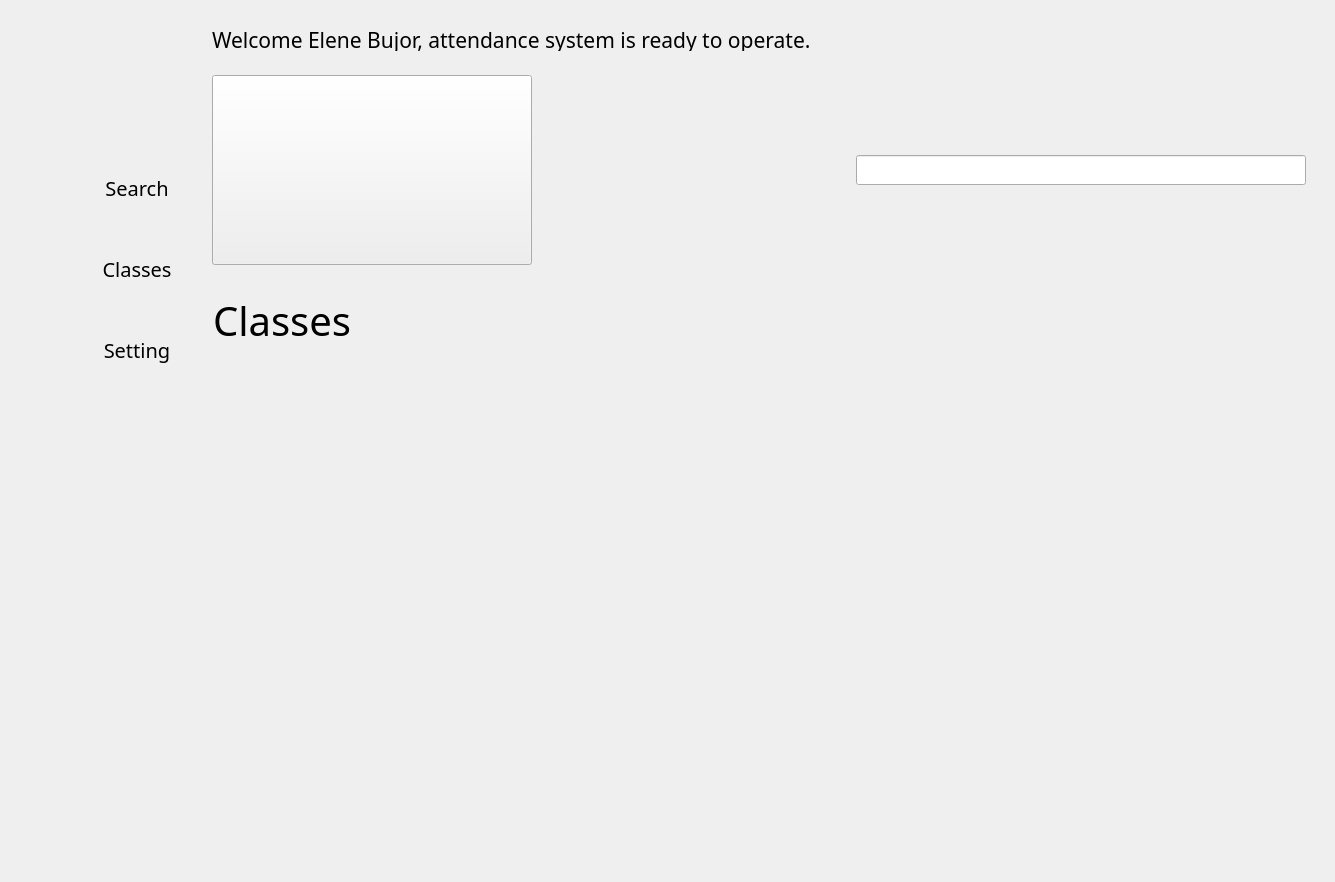
<?xml version="1.0" encoding="UTF-8"?>
<ui version="4.0">
 <class>Dialog</class>
 <widget class="QDialog" name="Dialog">
  <property name="geometry">
   <rect>
    <x>0</x>
    <y>0</y>
    <width>1136</width>
    <height>882</height>
   </rect>
  </property>
  <property name="font">
   <font>
    <family>Myanmar Khyay</family>
    <pointsize>100</pointsize>
   </font>
  </property>
  <property name="windowTitle">
   <string>Face Recognition</string>
  </property>
  <property name="styleSheet">
   <string notr="true">background-color:&quot;#D9D9D9&quot;;
font-family: Myanmar Khyay;</string>
  </property>
  <layout class="QGridLayout" name="gridLayout">
   <item row="0" column="0">
    <widget class="QWidget" name="widget" native="true">
     <property name="enabled">
      <bool>true</bool>
     </property>
     <property name="maximumSize">
      <size>
       <width>50</width>
       <height>820</height>
      </size>
     </property>
     <property name="styleSheet">
      <string notr="true">QWidget {
    background-color: &quot;#FFFFFF&quot;;
}

QPushButton {
    color: white;
    height: 35px;
    border: none;
    
}


QPushButton:checked{
background-color:&quot;#F5FAFE&quot;;
color:&quot;#1F95EF&quot;;
font-weight:bold;

}</string>
     </property>
     <layout class="QVBoxLayout" name="verticalLayout_3">
      <item>
       <layout class="QHBoxLayout" name="horizontalLayout">
        <item>
         <spacer name="horizontalSpacer_2">
          <property name="orientation">
           <enum>Qt::Orientation::Horizontal</enum>
          </property>
          <property name="sizeHint" stdset="0">
           <size>
            <width>28</width>
            <height>20</height>
           </size>
          </property>
         </spacer>
        </item>
        <item>
         <widget class="QPushButton" name="pushButton_8">
          <property name="enabled">
           <bool>true</bool>
          </property>
          <property name="minimumSize">
           <size>
            <width>25</width>
            <height>25</height>
           </size>
          </property>
          <property name="maximumSize">
           <size>
            <width>30</width>
            <height>28</height>
           </size>
          </property>
          <property name="text">
           <string/>
          </property>
          <property name="icon">
           <iconset>
            <normaloff>../../../../Users/foral/Desktop/QTUI/back 1.png</normaloff>../../../../Users/foral/Desktop/QTUI/back 1.png</iconset>
          </property>
          <property name="iconSize">
           <size>
            <width>20</width>
            <height>20</height>
           </size>
          </property>
          <property name="checkable">
           <bool>true</bool>
          </property>
         </widget>
        </item>
        <item>
         <spacer name="horizontalSpacer">
          <property name="orientation">
           <enum>Qt::Orientation::Horizontal</enum>
          </property>
          <property name="sizeHint" stdset="0">
           <size>
            <width>28</width>
            <height>20</height>
           </size>
          </property>
         </spacer>
        </item>
       </layout>
      </item>
      <item>
       <widget class="QPushButton" name="pushButton_2">
        <property name="minimumSize">
         <size>
          <width>40</width>
          <height>30</height>
         </size>
        </property>
        <property name="maximumSize">
         <size>
          <width>50</width>
          <height>50</height>
         </size>
        </property>
        <property name="sizeIncrement">
         <size>
          <width>100</width>
          <height>100</height>
         </size>
        </property>
        <property name="text">
         <string/>
        </property>
        <property name="icon">
         <iconset>
          <normaloff>Images/Logo.png</normaloff>Images/Logo.png</iconset>
        </property>
        <property name="iconSize">
         <size>
          <width>45</width>
          <height>45</height>
         </size>
        </property>
       </widget>
      </item>
      <item>
       <layout class="QVBoxLayout" name="verticalLayout">
        <item>
         <spacer name="verticalSpacer_3">
          <property name="orientation">
           <enum>Qt::Orientation::Vertical</enum>
          </property>
          <property name="sizeHint" stdset="0">
           <size>
            <width>20</width>
            <height>40</height>
           </size>
          </property>
         </spacer>
        </item>
        <item>
         <widget class="QPushButton" name="search_1">
          <property name="font">
           <font>
            <family>Myanmar Khyay</family>
            <pointsize>15</pointsize>
           </font>
          </property>
          <property name="text">
           <string/>
          </property>
          <property name="icon">
           <iconset>
            <normaloff>Images/search-interface-symbol.png</normaloff>Images/search-interface-symbol.png</iconset>
          </property>
          <property name="iconSize">
           <size>
            <width>30</width>
            <height>30</height>
           </size>
          </property>
          <property name="checkable">
           <bool>true</bool>
          </property>
          <property name="autoExclusive">
           <bool>true</bool>
          </property>
         </widget>
        </item>
        <item>
         <spacer name="verticalSpacer_4">
          <property name="orientation">
           <enum>Qt::Orientation::Vertical</enum>
          </property>
          <property name="sizeHint" stdset="0">
           <size>
            <width>20</width>
            <height>40</height>
           </size>
          </property>
         </spacer>
        </item>
        <item>
         <widget class="QPushButton" name="classes_1">
          <property name="text">
           <string/>
          </property>
          <property name="icon">
           <iconset>
            <normaloff>Images/student_17584468.png</normaloff>Images/student_17584468.png</iconset>
          </property>
          <property name="iconSize">
           <size>
            <width>30</width>
            <height>30</height>
           </size>
          </property>
          <property name="checkable">
           <bool>true</bool>
          </property>
          <property name="autoExclusive">
           <bool>true</bool>
          </property>
         </widget>
        </item>
        <item>
         <spacer name="verticalSpacer_5">
          <property name="orientation">
           <enum>Qt::Orientation::Vertical</enum>
          </property>
          <property name="sizeHint" stdset="0">
           <size>
            <width>20</width>
            <height>40</height>
           </size>
          </property>
         </spacer>
        </item>
        <item>
         <widget class="QPushButton" name="setting_1">
          <property name="text">
           <string/>
          </property>
          <property name="icon">
           <iconset>
            <normaloff>Images/settings.png</normaloff>Images/settings.png</iconset>
          </property>
          <property name="iconSize">
           <size>
            <width>25</width>
            <height>25</height>
           </size>
          </property>
          <property name="checkable">
           <bool>true</bool>
          </property>
          <property name="autoExclusive">
           <bool>true</bool>
          </property>
         </widget>
        </item>
       </layout>
      </item>
      <item>
       <spacer name="verticalSpacer">
        <property name="orientation">
         <enum>Qt::Orientation::Vertical</enum>
        </property>
        <property name="sizeHint" stdset="0">
         <size>
          <width>28</width>
          <height>400</height>
         </size>
        </property>
       </spacer>
      </item>
      <item>
       <layout class="QHBoxLayout" name="horizontalLayout_2">
        <item>
         <spacer name="horizontalSpacer_3">
          <property name="orientation">
           <enum>Qt::Orientation::Horizontal</enum>
          </property>
          <property name="sizeHint" stdset="0">
           <size>
            <width>10</width>
            <height>10</height>
           </size>
          </property>
         </spacer>
        </item>
        <item>
         <widget class="QLabel" name="label_3">
          <property name="minimumSize">
           <size>
            <width>20</width>
            <height>20</height>
           </size>
          </property>
          <property name="maximumSize">
           <size>
            <width>20</width>
            <height>20</height>
           </size>
          </property>
          <property name="text">
           <string/>
          </property>
          <property name="pixmap">
           <pixmap>../../../../Users/foral/Desktop/QTUI/Images/Group 91.png</pixmap>
          </property>
          <property name="scaledContents">
           <bool>true</bool>
          </property>
         </widget>
        </item>
        <item>
         <spacer name="horizontalSpacer_4">
          <property name="orientation">
           <enum>Qt::Orientation::Horizontal</enum>
          </property>
          <property name="sizeHint" stdset="0">
           <size>
            <width>10</width>
            <height>10</height>
           </size>
          </property>
         </spacer>
        </item>
       </layout>
      </item>
      <item>
       <spacer name="verticalSpacer_9">
        <property name="orientation">
         <enum>Qt::Orientation::Vertical</enum>
        </property>
        <property name="sizeHint" stdset="0">
         <size>
          <width>15</width>
          <height>10</height>
         </size>
        </property>
       </spacer>
      </item>
     </layout>
    </widget>
   </item>
   <item row="0" column="1">
    <widget class="QWidget" name="widget_3" native="true">
     <property name="enabled">
      <bool>true</bool>
     </property>
     <property name="maximumSize">
      <size>
       <width>130</width>
       <height>820</height>
      </size>
     </property>
     <property name="styleSheet">
      <string notr="true">QWidget {
    background-color: &quot;#FFFFFF&quot;;
}

QPushButton {
    color: black;
    height: 35px;
    border: none;
    padding-left:10px;
	border-top-left-radius:10px;
	border-bottom-left-radius:10px;
}


QPushButton:checked{
background-color:&quot;#F5FAFE&quot;;
color:&quot;#1F95EF&quot;;
font-weight:bold;

}

</string>
     </property>
     <layout class="QVBoxLayout" name="verticalLayout_4">
      <item>
       <layout class="QHBoxLayout" name="horizontalLayout_3">
        <item>
         <spacer name="horizontalSpacer_5">
          <property name="orientation">
           <enum>Qt::Orientation::Horizontal</enum>
          </property>
          <property name="sizeHint" stdset="0">
           <size>
            <width>28</width>
            <height>20</height>
           </size>
          </property>
         </spacer>
        </item>
        <item>
         <widget class="QPushButton" name="pushButton_9">
          <property name="enabled">
           <bool>true</bool>
          </property>
          <property name="minimumSize">
           <size>
            <width>25</width>
            <height>25</height>
           </size>
          </property>
          <property name="maximumSize">
           <size>
            <width>30</width>
            <height>28</height>
           </size>
          </property>
          <property name="text">
           <string/>
          </property>
          <property name="icon">
           <iconset>
            <normaloff>../../../../Users/foral/Desktop/QTUI/back.png</normaloff>../../../../Users/foral/Desktop/QTUI/back.png</iconset>
          </property>
          <property name="iconSize">
           <size>
            <width>20</width>
            <height>20</height>
           </size>
          </property>
          <property name="checkable">
           <bool>true</bool>
          </property>
         </widget>
        </item>
        <item>
         <spacer name="horizontalSpacer_6">
          <property name="orientation">
           <enum>Qt::Orientation::Horizontal</enum>
          </property>
          <property name="sizeHint" stdset="0">
           <size>
            <width>28</width>
            <height>20</height>
           </size>
          </property>
         </spacer>
        </item>
       </layout>
      </item>
      <item>
       <layout class="QVBoxLayout" name="verticalLayout_2">
        <item>
         <widget class="QPushButton" name="pushButton">
          <property name="minimumSize">
           <size>
            <width>0</width>
            <height>70</height>
           </size>
          </property>
          <property name="maximumSize">
           <size>
            <width>120</width>
            <height>70</height>
           </size>
          </property>
          <property name="text">
           <string/>
          </property>
          <property name="icon">
           <iconset>
            <normaloff>Images/Logo.png</normaloff>Images/Logo.png</iconset>
          </property>
          <property name="iconSize">
           <size>
            <width>80</width>
            <height>70</height>
           </size>
          </property>
         </widget>
        </item>
        <item>
         <spacer name="verticalSpacer_6">
          <property name="orientation">
           <enum>Qt::Orientation::Vertical</enum>
          </property>
          <property name="sizeHint" stdset="0">
           <size>
            <width>20</width>
            <height>20</height>
           </size>
          </property>
         </spacer>
        </item>
        <item>
         <widget class="QPushButton" name="search_2">
          <property name="font">
           <font>
            <family>Myanmar Khyay</family>
            <pointsize>15</pointsize>
           </font>
          </property>
          <property name="text">
           <string>Search</string>
          </property>
          <property name="icon">
           <iconset>
            <normaloff>Images/search-interface-symbol.png</normaloff>Images/search-interface-symbol.png</iconset>
          </property>
          <property name="iconSize">
           <size>
            <width>25</width>
            <height>25</height>
           </size>
          </property>
          <property name="checkable">
           <bool>true</bool>
          </property>
          <property name="autoExclusive">
           <bool>true</bool>
          </property>
         </widget>
        </item>
        <item>
         <spacer name="verticalSpacer_7">
          <property name="orientation">
           <enum>Qt::Orientation::Vertical</enum>
          </property>
          <property name="sizeHint" stdset="0">
           <size>
            <width>20</width>
            <height>40</height>
           </size>
          </property>
         </spacer>
        </item>
        <item>
         <widget class="QPushButton" name="classes_2">
          <property name="font">
           <font>
            <family>Myanmar Khyay</family>
            <pointsize>15</pointsize>
           </font>
          </property>
          <property name="text">
           <string>Classes</string>
          </property>
          <property name="icon">
           <iconset>
            <normaloff>Images/student_17584468.png</normaloff>Images/student_17584468.png</iconset>
          </property>
          <property name="iconSize">
           <size>
            <width>25</width>
            <height>25</height>
           </size>
          </property>
          <property name="checkable">
           <bool>true</bool>
          </property>
          <property name="autoExclusive">
           <bool>true</bool>
          </property>
         </widget>
        </item>
        <item>
         <spacer name="verticalSpacer_8">
          <property name="orientation">
           <enum>Qt::Orientation::Vertical</enum>
          </property>
          <property name="sizeHint" stdset="0">
           <size>
            <width>20</width>
            <height>40</height>
           </size>
          </property>
         </spacer>
        </item>
        <item>
         <widget class="QPushButton" name="setting_2">
          <property name="font">
           <font>
            <family>Myanmar Khyay</family>
            <pointsize>15</pointsize>
           </font>
          </property>
          <property name="text">
           <string>Setting</string>
          </property>
          <property name="icon">
           <iconset>
            <normaloff>Images/settings.png</normaloff>Images/settings.png</iconset>
          </property>
          <property name="iconSize">
           <size>
            <width>25</width>
            <height>25</height>
           </size>
          </property>
          <property name="checkable">
           <bool>true</bool>
          </property>
          <property name="autoExclusive">
           <bool>true</bool>
          </property>
         </widget>
        </item>
       </layout>
      </item>
      <item>
       <spacer name="verticalSpacer_2">
        <property name="orientation">
         <enum>Qt::Orientation::Vertical</enum>
        </property>
        <property name="sizeHint" stdset="0">
         <size>
          <width>28</width>
          <height>425</height>
         </size>
        </property>
       </spacer>
      </item>
      <item>
       <layout class="QHBoxLayout" name="horizontalLayout_4">
        <item>
         <spacer name="horizontalSpacer_7">
          <property name="orientation">
           <enum>Qt::Orientation::Horizontal</enum>
          </property>
          <property name="sizeHint" stdset="0">
           <size>
            <width>18</width>
            <height>20</height>
           </size>
          </property>
         </spacer>
        </item>
        <item>
         <widget class="QLabel" name="label_5">
          <property name="minimumSize">
           <size>
            <width>20</width>
            <height>20</height>
           </size>
          </property>
          <property name="maximumSize">
           <size>
            <width>20</width>
            <height>20</height>
           </size>
          </property>
          <property name="text">
           <string/>
          </property>
          <property name="pixmap">
           <pixmap>../../../../Users/foral/Desktop/QTUI/Images/Group 91.png</pixmap>
          </property>
          <property name="scaledContents">
           <bool>true</bool>
          </property>
         </widget>
        </item>
        <item>
         <spacer name="horizontalSpacer_8">
          <property name="orientation">
           <enum>Qt::Orientation::Horizontal</enum>
          </property>
          <property name="sizeHint" stdset="0">
           <size>
            <width>18</width>
            <height>20</height>
           </size>
          </property>
         </spacer>
        </item>
       </layout>
      </item>
      <item>
       <spacer name="verticalSpacer_10">
        <property name="orientation">
         <enum>Qt::Orientation::Vertical</enum>
        </property>
        <property name="sizeHint" stdset="0">
         <size>
          <width>15</width>
          <height>10</height>
         </size>
        </property>
       </spacer>
      </item>
     </layout>
    </widget>
   </item>
   <item row="0" column="2">
    <widget class="QWidget" name="main_menu" native="true">
     <layout class="QVBoxLayout" name="verticalLayout_6">
      <property name="leftMargin">
       <number>0</number>
      </property>
      <item>
       <widget class="QWidget" name="widget_2" native="true">
        <property name="maximumSize">
         <size>
          <width>700</width>
          <height>40</height>
         </size>
        </property>
        <property name="styleSheet">
         <string notr="true">background-color:&quot;#ffffff&quot;;</string>
        </property>
        <layout class="QVBoxLayout" name="verticalLayout_5">
         <item>
          <widget class="QLabel" name="label">
           <property name="maximumSize">
            <size>
             <width>900</width>
             <height>40</height>
            </size>
           </property>
           <property name="font">
            <font>
             <family>Myanmar Khyay</family>
             <pointsize>16</pointsize>
            </font>
           </property>
           <property name="styleSheet">
            <string notr="true">textSize:&quot;150dp&quot;;</string>
           </property>
           <property name="text">
            <string>Welcome Elene Bujor, attendance system is ready to operate.</string>
           </property>
          </widget>
         </item>
        </layout>
       </widget>
      </item>
      <item>
       <widget class="QWidget" name="widget_4" native="true">
        <property name="styleSheet">
         <string notr="true">background-color:&quot;#FFFFFF&quot;;

QPushButton {
    color: black;
    height: 35px;
    border: none;
 
}


</string>
        </property>
        <layout class="QHBoxLayout" name="horizontalLayout_6">
         <item>
          <widget class="QPushButton" name="pushButton_10">
           <property name="text">
            <string/>
           </property>
           <property name="icon">
            <iconset>
             <normaloff>Images/menu.png</normaloff>Images/menu.png</iconset>
           </property>
           <property name="checkable">
            <bool>true</bool>
           </property>
          </widget>
         </item>
         <item>
          <spacer name="horizontalSpacer_9">
           <property name="orientation">
            <enum>Qt::Orientation::Horizontal</enum>
           </property>
           <property name="sizeHint" stdset="0">
            <size>
             <width>20</width>
             <height>20</height>
            </size>
           </property>
          </spacer>
         </item>
         <item>
          <widget class="QPushButton" name="pushButton_11">
           <property name="styleSheet">
            <string notr="true">QPushButton {
    color: black;
    height: 35px;
    border: none;
 
}


QPushButton:checked{
background-color:&quot;#F5FAFE&quot;;
color:&quot;#1F95EF&quot;;
font-weight:bold;

}
</string>
           </property>
           <property name="text">
            <string/>
           </property>
           <property name="icon">
            <iconset>
             <normaloff>Images/search-interface-symbol.png</normaloff>Images/search-interface-symbol.png</iconset>
           </property>
          </widget>
         </item>
         <item>
          <layout class="QHBoxLayout" name="horizontalLayout_5">
           <item>
            <widget class="QLineEdit" name="lineEdit">
             <property name="minimumSize">
              <size>
               <width>450</width>
               <height>0</height>
              </size>
             </property>
             <property name="maximumSize">
              <size>
               <width>500</width>
               <height>30</height>
              </size>
             </property>
            </widget>
           </item>
          </layout>
         </item>
         <item>
          <spacer name="horizontalSpacer_10">
           <property name="orientation">
            <enum>Qt::Orientation::Horizontal</enum>
           </property>
           <property name="sizeHint" stdset="0">
            <size>
             <width>300</width>
             <height>20</height>
            </size>
           </property>
          </spacer>
         </item>
        </layout>
       </widget>
      </item>
      <item>
       <widget class="QStackedWidget" name="stackedWidget">
        <property name="styleSheet">
         <string notr="true">background-color:&quot;#FFFFFF&quot;;</string>
        </property>
        <property name="currentIndex">
         <number>5</number>
        </property>
        <widget class="QWidget" name="Search_Page">
         <widget class="QLabel" name="label_7">
          <property name="geometry">
           <rect>
            <x>10</x>
            <y>10</y>
            <width>361</width>
            <height>61</height>
           </rect>
          </property>
          <property name="font">
           <font>
            <family>Myanmar Khyay</family>
            <pointsize>30</pointsize>
           </font>
          </property>
          <property name="text">
           <string>Search</string>
          </property>
         </widget>
         <widget class="QWidget" name="widget_5" native="true">
          <property name="geometry">
           <rect>
            <x>30</x>
            <y>120</y>
            <width>161</width>
            <height>201</height>
           </rect>
          </property>
          <property name="styleSheet">
           <string notr="true">background-color: #8DB7F5;
border-top-left-radius: 10px;          
border-bottom-left-radius: 10px;       
border-top-right-radius: 10px;         
border-bottom-right-radius: 10px;      

   </string>
          </property>
          <widget class="QPushButton" name="pushButton_4">
           <property name="geometry">
            <rect>
             <x>10</x>
             <y>60</y>
             <width>141</width>
             <height>91</height>
            </rect>
           </property>
           <property name="minimumSize">
            <size>
             <width>50</width>
             <height>50</height>
            </size>
           </property>
           <property name="maximumSize">
            <size>
             <width>10000</width>
             <height>10000</height>
            </size>
           </property>
           <property name="font">
            <font>
             <family>Myanmar Khyay</family>
             <pointsize>-1</pointsize>
            </font>
           </property>
           <property name="autoFillBackground">
            <bool>false</bool>
           </property>
           <property name="styleSheet">
            <string notr="true">QPushButton {
text:Hi;
    color: black;
    border: 1px solid #CCCCCC;
    padding: 10px;
    font-size: 15px;
    text-align: center; /* Center text */
}</string>
           </property>
           <property name="text">
            <string>Discrete  
Mathematics</string>
           </property>
          </widget>
         </widget>
         <widget class="QWidget" name="widget_6" native="true">
          <property name="geometry">
           <rect>
            <x>220</x>
            <y>120</y>
            <width>161</width>
            <height>201</height>
           </rect>
          </property>
          <property name="styleSheet">
           <string notr="true">background-color: #8DB7F5;
border-top-left-radius: 10px;          
border-bottom-left-radius: 10px;       
border-top-right-radius: 10px;         
border-bottom-right-radius: 10px;      

   </string>
          </property>
          <widget class="QPushButton" name="pushButton_5">
           <property name="geometry">
            <rect>
             <x>10</x>
             <y>60</y>
             <width>141</width>
             <height>91</height>
            </rect>
           </property>
           <property name="minimumSize">
            <size>
             <width>50</width>
             <height>50</height>
            </size>
           </property>
           <property name="maximumSize">
            <size>
             <width>10000</width>
             <height>10000</height>
            </size>
           </property>
           <property name="font">
            <font>
             <family>Myanmar Khyay</family>
             <pointsize>-1</pointsize>
            </font>
           </property>
           <property name="autoFillBackground">
            <bool>false</bool>
           </property>
           <property name="styleSheet">
            <string notr="true">QPushButton {
text:Hi;
    color: black;
    border: 1px solid #CCCCCC;
    padding: 10px;
    font-size: 15px;
    text-align: center; /* Center text */
}</string>
           </property>
           <property name="text">
            <string>PSA</string>
           </property>
          </widget>
         </widget>
        </widget>
        <widget class="QWidget" name="Setting">
         <widget class="QLabel" name="label_8">
          <property name="geometry">
           <rect>
            <x>10</x>
            <y>10</y>
            <width>361</width>
            <height>81</height>
           </rect>
          </property>
          <property name="font">
           <font>
            <family>Myanmar Khyay</family>
            <pointsize>30</pointsize>
           </font>
          </property>
          <property name="text">
           <string>Setting</string>
          </property>
         </widget>
        </widget>
        <widget class="QWidget" name="Classe_PSA">
         <widget class="QWidget" name="Students" native="true">
          <property name="geometry">
           <rect>
            <x>0</x>
            <y>0</y>
            <width>670</width>
            <height>740</height>
           </rect>
          </property>
          <property name="styleSheet">
           <string notr="true">background:#FFFFFF;</string>
          </property>
          <widget class="QWidget" name="widget_8" native="true">
           <property name="geometry">
            <rect>
             <x>30</x>
             <y>30</y>
             <width>161</width>
             <height>201</height>
            </rect>
           </property>
           <property name="styleSheet">
            <string notr="true">background-color: #8DB7F5;
border-top-left-radius: 10px;          
border-bottom-left-radius: 10px;       
border-top-right-radius: 10px;         
border-bottom-right-radius: 10px;      

   </string>
           </property>
           <widget class="QPushButton" name="pushButton_6">
            <property name="geometry">
             <rect>
              <x>10</x>
              <y>120</y>
              <width>141</width>
              <height>50</height>
             </rect>
            </property>
            <property name="minimumSize">
             <size>
              <width>50</width>
              <height>50</height>
             </size>
            </property>
            <property name="maximumSize">
             <size>
              <width>10000</width>
              <height>10000</height>
             </size>
            </property>
            <property name="font">
             <font>
              <family>Myanmar Khyay</family>
              <pointsize>-1</pointsize>
             </font>
            </property>
            <property name="autoFillBackground">
             <bool>false</bool>
            </property>
            <property name="styleSheet">
             <string notr="true">QPushButton {
    color: black;
    padding: 10px;
    font-size: 13px;
    text-align: center; /* Center text */
}</string>
            </property>
            <property name="text">
             <string>Plesca Denis</string>
            </property>
           </widget>
           <widget class="QPushButton" name="pushButton_3">
            <property name="geometry">
             <rect>
              <x>30</x>
              <y>30</y>
              <width>101</width>
              <height>81</height>
             </rect>
            </property>
            <property name="text">
             <string/>
            </property>
            <property name="icon">
             <iconset>
              <normaloff>Images/user1.png</normaloff>Images/user1.png</iconset>
            </property>
            <property name="iconSize">
             <size>
              <width>80</width>
              <height>80</height>
             </size>
            </property>
           </widget>
           <widget class="QPushButton" name="pushButton_7">
            <property name="geometry">
             <rect>
              <x>40</x>
              <y>160</y>
              <width>75</width>
              <height>24</height>
             </rect>
            </property>
            <property name="styleSheet">
             <string notr="true">QPushButton {
    color: black;
    border: 1px solid #ff0000;
    padding: 5px;
    font-size: 13px;
    text-align: center; /* Center text */
}</string>
            </property>
            <property name="text">
             <string>50%</string>
            </property>
           </widget>
          </widget>
         </widget>
        </widget>
        <widget class="QWidget" name="Class_MD">
         <widget class="QLabel" name="label_2">
          <property name="geometry">
           <rect>
            <x>10</x>
            <y>20</y>
            <width>391</width>
            <height>101</height>
           </rect>
          </property>
          <property name="font">
           <font>
            <family>Myanmar Khyay</family>
            <pointsize>20</pointsize>
           </font>
          </property>
          <property name="text">
           <string>Class Discrete Mathematics</string>
          </property>
         </widget>
        </widget>
        <widget class="QWidget" name="Student_Info">
         <widget class="QWidget" name="widget_13" native="true">
          <property name="geometry">
           <rect>
            <x>0</x>
            <y>0</y>
            <width>670</width>
            <height>740</height>
           </rect>
          </property>
          <property name="styleSheet">
           <string notr="true">background:#FFFFFF;</string>
          </property>
          <widget class="QWidget" name="widget_24" native="true">
           <property name="geometry">
            <rect>
             <x>110</x>
             <y>310</y>
             <width>421</width>
             <height>271</height>
            </rect>
           </property>
           <property name="styleSheet">
            <string notr="true">background-color: #D8D8D8;
border-top-left-radius: 10px;          
border-bottom-left-radius: 10px;       
border-top-right-radius: 10px;         
border-bottom-right-radius: 10px;      
</string>
           </property>
           <widget class="QWidget" name="layoutWidget">
            <property name="geometry">
             <rect>
              <x>20</x>
              <y>20</y>
              <width>116</width>
              <height>221</height>
             </rect>
            </property>
            <layout class="QVBoxLayout" name="verticalLayout_8">
             <item>
              <widget class="QLabel" name="label_4">
               <property name="font">
                <font>
                 <family>Myanmar Khyay</family>
                 <pointsize>15</pointsize>
                </font>
               </property>
               <property name="text">
                <string>Name:</string>
               </property>
              </widget>
             </item>
             <item>
              <widget class="QLabel" name="label_13">
               <property name="font">
                <font>
                 <family>Myanmar Khyay</family>
                 <pointsize>15</pointsize>
                </font>
               </property>
               <property name="text">
                <string>Age:</string>
               </property>
              </widget>
             </item>
             <item>
              <widget class="QLabel" name="label_14">
               <property name="font">
                <font>
                 <family>Myanmar Khyay</family>
                 <pointsize>15</pointsize>
                </font>
               </property>
               <property name="text">
                <string>Year:</string>
               </property>
              </widget>
             </item>
             <item>
              <widget class="QLabel" name="label_15">
               <property name="font">
                <font>
                 <family>Myanmar Khyay</family>
                 <pointsize>15</pointsize>
                </font>
               </property>
               <property name="text">
                <string>Gender:</string>
               </property>
              </widget>
             </item>
             <item>
              <widget class="QLabel" name="label_16">
               <property name="font">
                <font>
                 <family>Myanmar Khyay</family>
                 <pointsize>15</pointsize>
                </font>
               </property>
               <property name="text">
                <string>Student ID:</string>
               </property>
              </widget>
             </item>
            </layout>
           </widget>
           <widget class="QWidget" name="layoutWidget">
            <property name="geometry">
             <rect>
              <x>288</x>
              <y>10</y>
              <width>121</width>
              <height>241</height>
             </rect>
            </property>
            <layout class="QVBoxLayout" name="verticalLayout_9">
             <item>
              <widget class="QPushButton" name="pushButton_57">
               <property name="text">
                <string>Plesca Denis</string>
               </property>
              </widget>
             </item>
             <item>
              <widget class="QPushButton" name="pushButton_58">
               <property name="text">
                <string>20</string>
               </property>
              </widget>
             </item>
             <item>
              <widget class="QPushButton" name="pushButton_59">
               <property name="text">
                <string>2004</string>
               </property>
              </widget>
             </item>
             <item>
              <widget class="QPushButton" name="pushButton_60">
               <property name="text">
                <string>Male</string>
               </property>
              </widget>
             </item>
             <item>
              <widget class="QPushButton" name="pushButton_61">
               <property name="text">
                <string>33441</string>
               </property>
              </widget>
             </item>
            </layout>
           </widget>
          </widget>
          <widget class="QPushButton" name="pushButton_62">
           <property name="enabled">
            <bool>true</bool>
           </property>
           <property name="geometry">
            <rect>
             <x>260</x>
             <y>250</y>
             <width>141</width>
             <height>51</height>
            </rect>
           </property>
           <property name="font">
            <font>
             <family>Myanmar Khyay</family>
             <pointsize>12</pointsize>
            </font>
           </property>
           <property name="styleSheet">
            <string notr="true">background-color: #108476;
border-top-left-radius: 20px;          
border-bottom-left-radius: 20px;       
border-top-right-radius: 20px;         
border-bottom-right-radius: 20px;      
color: #ffffff;

</string>
           </property>
           <property name="text">
            <string>Present</string>
           </property>
          </widget>
          <widget class="QPushButton" name="pushButton_64">
           <property name="geometry">
            <rect>
             <x>30</x>
             <y>30</y>
             <width>75</width>
             <height>24</height>
            </rect>
           </property>
           <property name="text">
            <string>Back</string>
           </property>
          </widget>
         </widget>
        </widget>
        <widget class="QWidget" name="Classes">
         <widget class="QLabel" name="label_6">
          <property name="geometry">
           <rect>
            <x>10</x>
            <y>10</y>
            <width>261</width>
            <height>61</height>
           </rect>
          </property>
          <property name="font">
           <font>
            <family>Myanmar Khyay</family>
            <pointsize>30</pointsize>
           </font>
          </property>
          <property name="text">
           <string>Classes</string>
          </property>
         </widget>
        </widget>
       </widget>
      </item>
     </layout>
    </widget>
   </item>
  </layout>
 </widget>
 <resources>
  <include location="resource.qrc"/>
 </resources>
 <connections>
  <connection>
   <sender>pushButton_10</sender>
   <signal>toggled(bool)</signal>
   <receiver>widget_3</receiver>
   <slot>setVisible(bool)</slot>
   <hints>
    <hint type="sourcelabel">
     <x>237</x>
     <y>101</y>
    </hint>
    <hint type="destinationlabel">
     <x>165</x>
     <y>254</y>
    </hint>
   </hints>
  </connection>
  <connection>
   <sender>pushButton_10</sender>
   <signal>toggled(bool)</signal>
   <receiver>widget</receiver>
   <slot>setHidden(bool)</slot>
   <hints>
    <hint type="sourcelabel">
     <x>237</x>
     <y>101</y>
    </hint>
    <hint type="destinationlabel">
     <x>49</x>
     <y>351</y>
    </hint>
   </hints>
  </connection>
  <connection>
   <sender>pushButton_9</sender>
   <signal>toggled(bool)</signal>
   <receiver>widget</receiver>
   <slot>setVisible(bool)</slot>
   <hints>
    <hint type="sourcelabel">
     <x>119</x>
     <y>48</y>
    </hint>
    <hint type="destinationlabel">
     <x>49</x>
     <y>85</y>
    </hint>
   </hints>
  </connection>
  <connection>
   <sender>setting_1</sender>
   <signal>toggled(bool)</signal>
   <receiver>setting_2</receiver>
   <slot>setChecked(bool)</slot>
   <hints>
    <hint type="sourcelabel">
     <x>40</x>
     <y>372</y>
    </hint>
    <hint type="destinationlabel">
     <x>173</x>
     <y>378</y>
    </hint>
   </hints>
  </connection>
  <connection>
   <sender>classes_1</sender>
   <signal>toggled(bool)</signal>
   <receiver>classes_2</receiver>
   <slot>setChecked(bool)</slot>
   <hints>
    <hint type="sourcelabel">
     <x>45</x>
     <y>285</y>
    </hint>
    <hint type="destinationlabel">
     <x>162</x>
     <y>293</y>
    </hint>
   </hints>
  </connection>
  <connection>
   <sender>search_1</sender>
   <signal>toggled(bool)</signal>
   <receiver>search_2</receiver>
   <slot>setChecked(bool)</slot>
   <hints>
    <hint type="sourcelabel">
     <x>28</x>
     <y>172</y>
    </hint>
    <hint type="destinationlabel">
     <x>173</x>
     <y>208</y>
    </hint>
   </hints>
  </connection>
  <connection>
   <sender>search_2</sender>
   <signal>toggled(bool)</signal>
   <receiver>search_1</receiver>
   <slot>setChecked(bool)</slot>
   <hints>
    <hint type="sourcelabel">
     <x>159</x>
     <y>208</y>
    </hint>
    <hint type="destinationlabel">
     <x>45</x>
     <y>198</y>
    </hint>
   </hints>
  </connection>
  <connection>
   <sender>classes_2</sender>
   <signal>toggled(bool)</signal>
   <receiver>classes_1</receiver>
   <slot>setChecked(bool)</slot>
   <hints>
    <hint type="sourcelabel">
     <x>184</x>
     <y>293</y>
    </hint>
    <hint type="destinationlabel">
     <x>42</x>
     <y>285</y>
    </hint>
   </hints>
  </connection>
  <connection>
   <sender>setting_2</sender>
   <signal>toggled(bool)</signal>
   <receiver>setting_1</receiver>
   <slot>setChecked(bool)</slot>
   <hints>
    <hint type="sourcelabel">
     <x>164</x>
     <y>344</y>
    </hint>
    <hint type="destinationlabel">
     <x>43</x>
     <y>372</y>
    </hint>
   </hints>
  </connection>
 </connections>
</ui>
